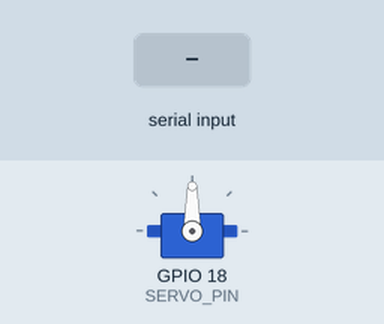
Recording of a sketch running on a simulated ESP32. Parts: servo. The test bench sets the inputs (shaded band). What the sketch prints to the serial monitor is not drawn.

Above: at 1.2 s.
1.3 s: "90,45\n" received over Serial
At 2.3 s:
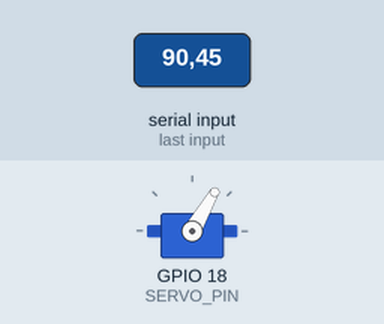
2.8 s: "start\n" received over Serial
At 3.6 s:
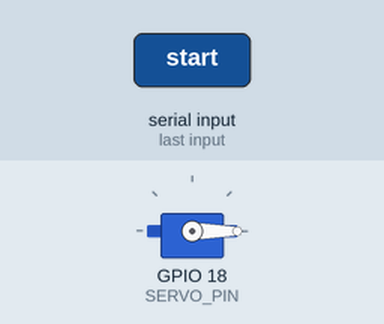
Timing chart, 0 to 30.3 s (numbered marks = the images above; inputs shaded):
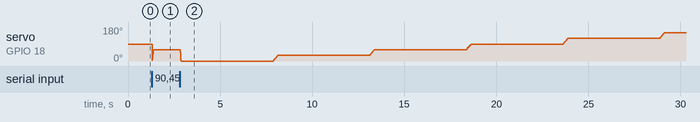

Measured:
- after the input at 1.3 s, servo on GPIO 18 (SERVO_PIN): 90° → 60° at once

The sketch:

servo_lift_test.ino
```cpp
#include <ESP32Servo.h>

Servo myServo;
const int SERVO_PIN = 18;
const int MIN_US = 500;     // 0°
const int MAX_US = 2500;    // 270°
int currentAngle = 0;

int mapDegToUs(int deg) {
  deg = constrain(deg, 0, 270);
  return MIN_US + (long)deg * (MAX_US - MIN_US) / 270;
}

void moveSmooth(int target) {
  target = constrain(target, 0, 270);
  int dir = (target > currentAngle) ? 1 : -1;
  int v = 1, vMax = 10, vMin = 1, dt = 6;
  while (currentAngle != target) {
    int rem = abs(target - currentAngle);
    if (rem > 40) v = min(v + 1, vMax); else v = max(v - 1, vMin);
    currentAngle += dir * min(rem, v);
    myServo.writeMicroseconds(mapDegToUs(currentAngle));
    delay(dt);
  }
}

void setup() {
  Serial.begin(115200);
  myServo.setPeriodHertz(50);              // standard servo frequency
  myServo.attach(SERVO_PIN, MIN_US, MAX_US);
  Serial.println("Enter angle 0–270 (500–2500 µs range), or type 'start'/'stop'.");
  moveSmooth(0);                           // home softly
}

void loop() {
  if (!Serial.available()) { delay(10); return; }
  String s = Serial.readStringUntil('\n'); s.trim();

  // --- STOP COMMAND ---
  if (s.equalsIgnoreCase("stop")) {
    myServo.detach();
    Serial.println("🟥 Servo detached (stopped).");
    return;
  }

  // --- START SEQUENCE ---
  if (s.equalsIgnoreCase("start")) {
    if (!myServo.attached()) {
      myServo.attach(SERVO_PIN, MIN_US, MAX_US);
      Serial.println("🟩 Servo reattached.");
    }

    Serial.println("Running timed sequence: 0° → 45° → 90° (20s each)");

    // Move to 0°, wait 20s
    moveSmooth(0);
    Serial.println("Holding 0°...");
    delay(5000);

    // Move to 45°, wait 20s
    moveSmooth(45);
    Serial.println("Holding 45°...");
    delay(5000);

    // Move to 90°, wait 20s
    moveSmooth(90);
    Serial.println("Holding 90°...");
    delay(5000);

    // Move to 0°, wait 20s
    moveSmooth(135);
    Serial.println("Holding 0°...");
    delay(5000);

    // Move to 45°, wait 20s
    moveSmooth(180);
    Serial.println("Holding 45°...");
    delay(5000);

    // Move to 45°, wait 20s
    moveSmooth(225);
    Serial.println("Holding 45°...");
    delay(5000);

    // Move to 45°, wait 20s
    moveSmooth(270);
    Serial.println("Holding 45°...");
    delay(5000);


    // Stop servo
    myServo.detach();
    Serial.println("🟥 Sequence complete. Servo stopped.");
    return;
  }

  // --- MANUAL ANGLE COMMAND ---
  int deg = s.toInt();
  if (deg >= 0 && deg <= 270) {
    Serial.print("Moving to "); Serial.print(deg); Serial.println("°");
    moveSmooth(deg);
    Serial.println("Reached.");
  } else {
    Serial.println("Enter 0–270, or 'start'/'stop'.");
  }
}
```
